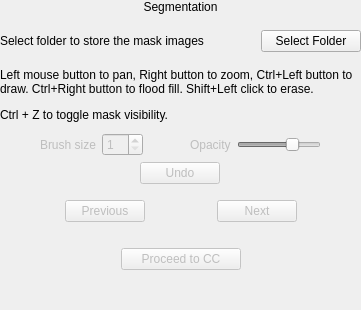
          <widget class="QWidget" name="pageSegEdit">
           <layout class="QVBoxLayout" name="verticalLayout_4">
            <property name="leftMargin">
             <number>0</number>
            </property>
            <property name="topMargin">
             <number>0</number>
            </property>
            <property name="rightMargin">
             <number>0</number>
            </property>
            <property name="bottomMargin">
             <number>0</number>
            </property>
            <item>
             <widget class="QLabel" name="labelTitle_2">
              <property name="text">
               <string>Segmentation</string>
              </property>
              <property name="alignment">
               <set>Qt::AlignCenter</set>
              </property>
             </widget>
            </item>
            <item>
             <layout class="QHBoxLayout" name="horizontalLayout_14" stretch="0,1,0,0">
              <property name="topMargin">
               <number>10</number>
              </property>
              <property name="bottomMargin">
               <number>10</number>
              </property>
              <item>
               <spacer name="horizontalSpacer_31">
                <property name="orientation">
                 <enum>Qt::Horizontal</enum>
                </property>
                <property name="sizeHint" stdset="0">
                 <size>
                  <width>0</width>
                  <height>20</height>
                 </size>
                </property>
               </spacer>
              </item>
              <item>
               <widget class="QLabel" name="labelMaskFolder">
                <property name="text">
                 <string>Select folder to store the mask images</string>
                </property>
                <property name="alignment">
                 <set>Qt::AlignLeading|Qt::AlignLeft|Qt::AlignVCenter</set>
                </property>
                <property name="wordWrap">
                 <bool>true</bool>
                </property>
               </widget>
              </item>
              <item>
               <widget class="QPushButton" name="pushButtonLoadMasks">
                <property name="minimumSize">
                 <size>
                  <width>100</width>
                  <height>0</height>
                 </size>
                </property>
                <property name="text">
                 <string>Select Folder</string>
                </property>
               </widget>
              </item>
              <item>
               <spacer name="horizontalSpacer_32">
                <property name="orientation">
                 <enum>Qt::Horizontal</enum>
                </property>
                <property name="sizeHint" stdset="0">
                 <size>
                  <width>0</width>
                  <height>20</height>
                 </size>
                </property>
               </spacer>
              </item>
             </layout>
            </item>
            <item>
             <widget class="QLabel" name="label_10">
              <property name="text">
               <string>&lt;html&gt;&lt;head/&gt;&lt;body&gt;&lt;p&gt;Left mouse button to pan, Right button to zoom, Ctrl+Left button to draw. Ctrl+Right button to flood fill. Shift+Left click to erase. &lt;/p&gt;&lt;p&gt;Ctrl + Z to toggle mask visibility.&lt;/p&gt;&lt;/body&gt;&lt;/html&gt;</string>
              </property>
              <property name="wordWrap">
               <bool>true</bool>
              </property>
             </widget>
            </item>
            <item>
             <spacer name="verticalSpacer_14">
              <property name="orientation">
               <enum>Qt::Vertical</enum>
              </property>
              <property name="sizeType">
               <enum>QSizePolicy::Fixed</enum>
              </property>
              <property name="sizeHint" stdset="0">
               <size>
                <width>20</width>
                <height>5</height>
               </size>
              </property>
             </spacer>
            </item>
            <item>
             <widget class="QWidget" name="widgetSegCtrls" native="true">
              <property name="enabled">
               <bool>false</bool>
              </property>
              <property name="minimumSize">
               <size>
                <width>0</width>
                <height>0</height>
               </size>
              </property>
              <layout class="QVBoxLayout" name="verticalLayout_6">
               <property name="leftMargin">
                <number>0</number>
               </property>
               <property name="topMargin">
                <number>0</number>
               </property>
               <property name="rightMargin">
                <number>0</number>
               </property>
               <property name="bottomMargin">
                <number>0</number>
               </property>
               <item>
                <layout class="QHBoxLayout" name="horizontalLayout_17">
                 <property name="leftMargin">
                  <number>0</number>
                 </property>
                 <property name="rightMargin">
                  <number>0</number>
                 </property>
                 <property name="bottomMargin">
                  <number>0</number>
                 </property>
                 <item>
                  <spacer name="horizontalSpacer_20">
                   <property name="orientation">
                    <enum>Qt::Horizontal</enum>
                   </property>
                   <property name="sizeHint" stdset="0">
                    <size>
                     <width>40</width>
                     <height>20</height>
                    </size>
                   </property>
                  </spacer>
                 </item>
                 <item>
                  <widget class="QWidget" name="widget" native="true">
                   <property name="minimumSize">
                    <size>
                     <width>0</width>
                     <height>0</height>
                    </size>
                   </property>
                   <layout class="QHBoxLayout" name="horizontalLayout_10">
                    <property name="leftMargin">
                     <number>0</number>
                    </property>
                    <property name="topMargin">
                     <number>0</number>
                    </property>
                    <property name="rightMargin">
                     <number>0</number>
                    </property>
                    <property name="bottomMargin">
                     <number>0</number>
                    </property>
                    <item>
                     <widget class="QLabel" name="label_3">
                      <property name="text">
                       <string>Brush size</string>
                      </property>
                     </widget>
                    </item>
                    <item>
                     <widget class="QSpinBox" name="spinBoxBrushSize">
                      <property name="minimum">
                       <number>1</number>
                      </property>
                     </widget>
                    </item>
                    <item>
                     <spacer name="horizontalSpacer_29">
                      <property name="orientation">
                       <enum>Qt::Horizontal</enum>
                      </property>
                      <property name="sizeHint" stdset="0">
                       <size>
                        <width>40</width>
                        <height>20</height>
                       </size>
                      </property>
                     </spacer>
                    </item>
                    <item>
                     <spacer name="horizontalSpacer_21">
                      <property name="orientation">
                       <enum>Qt::Horizontal</enum>
                      </property>
                      <property name="sizeType">
                       <enum>QSizePolicy::Fixed</enum>
                      </property>
                      <property name="sizeHint" stdset="0">
                       <size>
                        <width>1</width>
                        <height>5</height>
                       </size>
                      </property>
                     </spacer>
                    </item>
                    <item>
                     <widget class="QLabel" name="label_5">
                      <property name="text">
                       <string>Opacity</string>
                      </property>
                     </widget>
                    </item>
                    <item>
                     <widget class="QSlider" name="horizontalSliderSegOpacity">
                      <property name="maximum">
                       <number>100</number>
                      </property>
                      <property name="value">
                       <number>70</number>
                      </property>
                      <property name="orientation">
                       <enum>Qt::Horizontal</enum>
                      </property>
                     </widget>
                    </item>
                   </layout>
                  </widget>
                 </item>
                 <item>
                  <spacer name="horizontalSpacer_37">
                   <property name="orientation">
                    <enum>Qt::Horizontal</enum>
                   </property>
                   <property name="sizeHint" stdset="0">
                    <size>
                     <width>40</width>
                     <height>20</height>
                    </size>
                   </property>
                  </spacer>
                 </item>
                </layout>
               </item>
               <item>
                <widget class="QWidget" name="widget_2" native="true">
                 <property name="minimumSize">
                  <size>
                   <width>0</width>
                   <height>0</height>
                  </size>
                 </property>
                 <layout class="QHBoxLayout" name="horizontalLayout_16">
                  <property name="leftMargin">
                   <number>0</number>
                  </property>
                  <property name="topMargin">
                   <number>0</number>
                  </property>
                  <property name="rightMargin">
                   <number>0</number>
                  </property>
                  <property name="bottomMargin">
                   <number>0</number>
                  </property>
                  <item>
                   <spacer name="horizontalSpacer_36">
                    <property name="orientation">
                     <enum>Qt::Horizontal</enum>
                    </property>
                    <property name="sizeHint" stdset="0">
                     <size>
                      <width>13</width>
                      <height>17</height>
                     </size>
                    </property>
                   </spacer>
                  </item>
                  <item>
                   <widget class="QPushButton" name="pushButtonMaskEditUndo">
                    <property name="text">
                     <string>Undo</string>
                    </property>
                   </widget>
                  </item>
                  <item>
                   <spacer name="horizontalSpacer_34">
                    <property name="orientation">
                     <enum>Qt::Horizontal</enum>
                    </property>
                    <property name="sizeType">
                     <enum>QSizePolicy::Fixed</enum>
                    </property>
                    <property name="sizeHint" stdset="0">
                     <size>
                      <width>1</width>
                      <height>5</height>
                     </size>
                    </property>
                   </spacer>
                  </item>
                  <item>
                   <spacer name="horizontalSpacer_35">
                    <property name="orientation">
                     <enum>Qt::Horizontal</enum>
                    </property>
                    <property name="sizeHint" stdset="0">
                     <size>
                      <width>13</width>
                      <height>17</height>
                     </size>
                    </property>
                   </spacer>
                  </item>
                 </layout>
                </widget>
               </item>
               <item>
                <spacer name="verticalSpacer_10">
                 <property name="orientation">
                  <enum>Qt::Vertical</enum>
                 </property>
                 <property name="sizeType">
                  <enum>QSizePolicy::Fixed</enum>
                 </property>
                 <property name="sizeHint" stdset="0">
                  <size>
                   <width>20</width>
                   <height>10</height>
                  </size>
                 </property>
                </spacer>
               </item>
               <item>
                <layout class="QGridLayout" name="gridLayout_3">
                 <item row="0" column="4">
                  <spacer name="horizontalSpacer_18">
                   <property name="orientation">
                    <enum>Qt::Horizontal</enum>
                   </property>
                   <property name="sizeHint" stdset="0">
                    <size>
                     <width>40</width>
                     <height>20</height>
                    </size>
                   </property>
                  </spacer>
                 </item>
                 <item row="0" column="3">
                  <widget class="QPushButton" name="pushButtonNextSeg">
                   <property name="minimumSize">
                    <size>
                     <width>80</width>
                     <height>0</height>
                    </size>
                   </property>
                   <property name="text">
                    <string>Next</string>
                   </property>
                  </widget>
                 </item>
                 <item row="0" column="0">
                  <spacer name="horizontalSpacer_19">
                   <property name="orientation">
                    <enum>Qt::Horizontal</enum>
                   </property>
                   <property name="sizeHint" stdset="0">
                    <size>
                     <width>40</width>
                     <height>20</height>
                    </size>
                   </property>
                  </spacer>
                 </item>
                 <item row="0" column="2">
                  <widget class="QLabel" name="labelIndexSeg">
                   <property name="minimumSize">
                    <size>
                     <width>60</width>
                     <height>0</height>
                    </size>
                   </property>
                   <property name="text">
                    <string/>
                   </property>
                   <property name="alignment">
                    <set>Qt::AlignCenter</set>
                   </property>
                  </widget>
                 </item>
                 <item row="0" column="1">
                  <widget class="QPushButton" name="pushButtonPreviousSeg">
                   <property name="minimumSize">
                    <size>
                     <width>80</width>
                     <height>0</height>
                    </size>
                   </property>
                   <property name="text">
                    <string>Previous</string>
                   </property>
                  </widget>
                 </item>
                </layout>
               </item>
               <item>
                <spacer name="verticalSpacer_8">
                 <property name="orientation">
                  <enum>Qt::Vertical</enum>
                 </property>
                 <property name="sizeType">
                  <enum>QSizePolicy::Fixed</enum>
                 </property>
                 <property name="sizeHint" stdset="0">
                  <size>
                   <width>20</width>
                   <height>20</height>
                  </size>
                 </property>
                </spacer>
               </item>
               <item>
                <layout class="QHBoxLayout" name="horizontalLayout_3">
                 <item>
                  <spacer name="horizontalSpacer_16">
                   <property name="orientation">
                    <enum>Qt::Horizontal</enum>
                   </property>
                   <property name="sizeHint" stdset="0">
                    <size>
                     <width>40</width>
                     <height>20</height>
                    </size>
                   </property>
                  </spacer>
                 </item>
                 <item>
                  <widget class="QPushButton" name="pushButtonCC">
                   <property name="minimumSize">
                    <size>
                     <width>120</width>
                     <height>0</height>
                    </size>
                   </property>
                   <property name="text">
                    <string>Proceed to CC</string>
                   </property>
                  </widget>
                 </item>
                 <item>
                  <spacer name="horizontalSpacer_17">
                   <property name="orientation">
                    <enum>Qt::Horizontal</enum>
                   </property>
                   <property name="sizeHint" stdset="0">
                    <size>
                     <width>40</width>
                     <height>20</height>
                    </size>
                   </property>
                  </spacer>
                 </item>
                </layout>
               </item>
              </layout>
             </widget>
            </item>
            <item>
             <spacer name="verticalSpacer_9">
              <property name="orientation">
               <enum>Qt::Vertical</enum>
              </property>
              <property name="sizeHint" stdset="0">
               <size>
                <width>20</width>
                <height>40</height>
               </size>
              </property>
             </spacer>
            </item>
           </layout>
          </widget>
